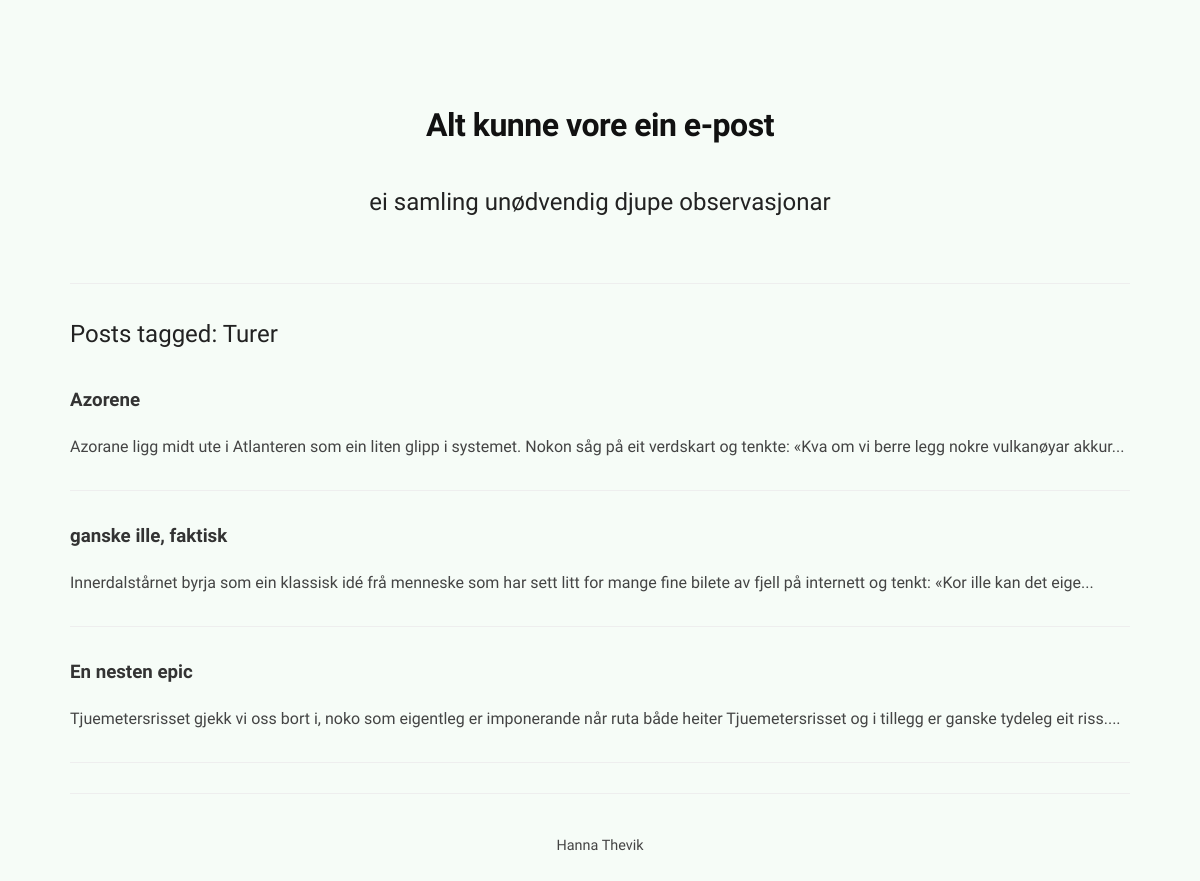
Screenshot of /tag/Turer with the database file from the repository.
### tables this page shows
CREATE TABLE posts (
    id INTEGER PRIMARY KEY AUTOINCREMENT,
    title TEXT NOT NULL,
    body TEXT NOT NULL,
    tags TEXT,
    image TEXT,
    created TIMESTAMP DEFAULT CURRENT_TIMESTAMP
);

### app.py (the view)
@app.route("/tag/<tag>")
def tag(tag):
    posts = db.get_posts()
    filtered = [p for p in posts if tag in (p["tags"] or "")]
    return render_template("tag.html", posts=filtered, tag=tag)

### db.py (called while the page is built)
def get_db():
    conn = sqlite3.connect(DATABASE)
    conn.row_factory = sqlite3.Row
    return conn

def get_posts():
    conn = get_db()
    posts = conn.execute("""
    SELECT
        posts.*,
        COUNT(comments.id) AS comment_count
    FROM posts
    LEFT JOIN comments
    ON posts.id = comments.post_id
    GROUP BY posts.id
    ORDER BY posts.created DESC
""").fetchall()
    conn.close()
    return posts

### templates/tag.html
{% extends "base.html" %}
{% block content %}
<h2>Posts tagged: {{ tag }}</h2>
{% for post in posts %}
<h3>
<a href="{{ url_for('post', post_id=post.id) }}">
{{ post.title }}
</a>
</h3>
<p>{{ post.body[:150] }}...</p>
<hr>
{% endfor %}
{% endblock %}

### static/style.css (style rules this page uses)
body { font-family: "Bricolage Grotesque", sans-serif; background-color: #f6fcf7; margin: 0; color: #333; padding: 3rem; font-size: 16px; line-height: 1.7; }
p { color: #444; line-height: 1.7; margin-bottom: 16px; }
h2 { margin-top: 40px; font-weight: 400; }
h2, h3 { color: #222; margin-top: 30px; margin-bottom: 10px; }
a { color: #333; text-decoration: none; }
hr { border: none; border-top: 1px solid #eee; margin: 30px 0; }
* { box-sizing: border-box; }

### rows the page displays
posts: tags "Turer", title "En nesten epic", body "Tjuemetersrisset gjekk vi oss bort i, noko som eigentleg er imponerande når ruta både heiter Tjuemetersrisset og i tillegg er ganske tydeleg eit riss."
posts: title "Azorene", body "Azorane ligg midt ute i Atlanteren som ein liten glipp i systemet. Nokon såg på eit verdskart og tenkte: «Kva om vi berre legg nokre vulkanøyar akkur"
posts: title "ganske ille, faktisk", body "Innerdalstårnet byrja som ein klassisk idé frå menneske som har sett litt for mange fine bilete av fjell på internett og tenkt: «Kor ille kan det eige"
